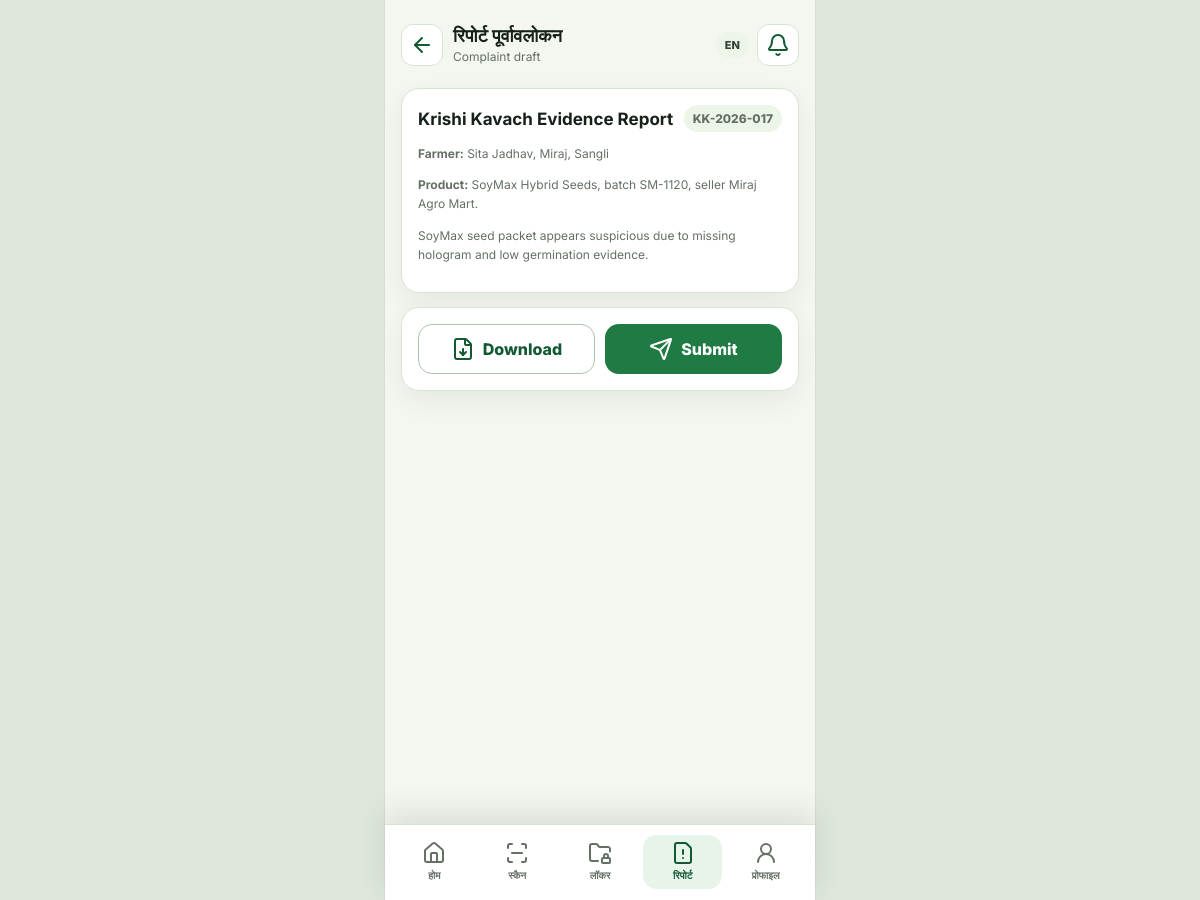
The page /farmer/report-preview.php (signed in) on the database its author committed.
### tables this page shows
CREATE TABLE reports (
  id INT AUTO_INCREMENT PRIMARY KEY,
  user_id INT NOT NULL,
  case_id INT NOT NULL,
  report_no VARCHAR(40) NOT NULL UNIQUE,
  complaint_summary TEXT NOT NULL,
  readiness INT NOT NULL DEFAULT 72,
  status ENUM('Draft','Ready','Submitted') NOT NULL DEFAULT 'Ready',
  created_at TIMESTAMP DEFAULT CURRENT_TIMESTAMP,
  FOREIGN KEY (user_id) REFERENCES users(id) ON DELETE CASCADE,
  FOREIGN KEY (case_id) REFERENCES cases(id) ON DELETE CASCADE
);

CREATE TABLE cases (
  id INT AUTO_INCREMENT PRIMARY KEY,
  user_id INT NOT NULL,
  case_no VARCHAR(40) NOT NULL UNIQUE,
  product_name VARCHAR(160) NOT NULL,
  product_type ENUM('Seeds','Fertilizer','Pesticide') NOT NULL,
  batch_no VARCHAR(80) NOT NULL,
  seller_name VARCHAR(160) NOT NULL,
  risk_level ENUM('Low','Medium','High') NOT NULL DEFAULT 'Medium',
  status ENUM('Draft','Evidence Pending','Ready','Submitted','Closed') NOT NULL DEFAULT 'Ready',
  created_at TIMESTAMP DEFAULT CURRENT_TIMESTAMP,
  FOREIGN KEY (user_id) REFERENCES users(id) ON DELETE CASCADE
);

CREATE TABLE users (
  id INT AUTO_INCREMENT PRIMARY KEY,
  name VARCHAR(120) NOT NULL,
  mobile VARCHAR(20) NOT NULL UNIQUE,
  email VARCHAR(160) NULL UNIQUE,
  password_hash VARCHAR(255) NOT NULL,
  role ENUM('farmer','officer','ngo','admin') NOT NULL DEFAULT 'farmer',
  status ENUM('active','blocked') NOT NULL DEFAULT 'active',
  created_at TIMESTAMP DEFAULT CURRENT_TIMESTAMP
);

CREATE TABLE farmer_profiles (
  id INT AUTO_INCREMENT PRIMARY KEY,
  user_id INT NOT NULL,
  village VARCHAR(120) NOT NULL,
  taluka VARCHAR(120) NOT NULL,
  district VARCHAR(120) NOT NULL,
  state VARCHAR(120) NOT NULL DEFAULT 'Maharashtra',
  land_area VARCHAR(60) NOT NULL,
  primary_crop VARCHAR(80) NOT NULL,
  kyc_status ENUM('pending','verified') NOT NULL DEFAULT 'verified',
  FOREIGN KEY (user_id) REFERENCES users(id) ON DELETE CASCADE
);

### app/db.php (called while the page is built, shortened)
<?php
function db(): PDO
{
    static $pdo = null;
    if ($pdo instanceof PDO) {
        return $pdo;
    }
    $dsn = 'mysql:host=' . DB_HOST . ';dbname=' . DB_NAME . ';charset=utf8mb4';
    $pdo = new PDO($dsn, DB_USER, DB_PASS, [
        PDO::ATTR_ERRMODE => PDO::ERRMODE_EXCEPTION,
        PDO::ATTR_DEFAULT_FETCH_MODE => PDO::FETCH_ASSOC,
    ]);
    return $pdo;
}
function fetch_one(string $sql, array $params = []): ?array
{
    $stmt = db()->prepare($sql);
    $stmt->execute($params);
    $row = $stmt->fetch();
    return $row ?: null;
}

### app/helpers.php (called while the page is built, shortened)
<?php
require_once __DIR__ . '/db.php';
function e(?string $value): string
{
    return htmlspecialchars((string) $value, ENT_QUOTES, 'UTF-8');
}
function url(string $path = ''): string
{
    return APP_BASE . '/' . ltrim($path, '/');
}
function current_user(): ?array
{
    return fetch_one('SELECT * FROM users WHERE id = ?', [(int) $_SESSION['user_id']]);
}
function require_login(): array
{
    $user = current_user();
    return $user;
}

### farmer/report-preview.php (the view, shortened to what this page needs)
<?php
require_once __DIR__ . '/../app/helpers.php';
$user = require_login();
$report = fetch_one('SELECT r.*, c.case_no, c.product_name, c.batch_no, c.seller_name FROM reports r JOIN cases c ON c.id = r.case_id WHERE r.user_id = ? ORDER BY r.id DESC LIMIT 1', [$user['id']]);
$profile = fetch_one('SELECT * FROM farmer_profiles WHERE user_id = ?', [$user['id']]);
require __DIR__ . '/../app/partials/farmer-head.php';
?>
<section class="card">
  <div class="card-head"><h2>Krishi Kavach Evidence Report</h2><span class="badge"><?= e($report['case_no'] ?? '') ?></span></div>
  <p class="muted" style="line-height: 1.6;"><strong>Farmer:</strong> <?= e($user['name']) ?>, <?= e($profile['village'] ?? '') ?>, <?= e($profile['district'] ?? '') ?></p>
  <p class="muted" style="line-height: 1.6;"><strong>Product:</strong> <?= e($report['product_name'] ?? '') ?>, batch <?= e($report['batch_no'] ?? '') ?>, seller <?= e($report['seller_name'] ?? '') ?>.</p>
  <p class="muted" style="line-height: 1.6;"><?= e($report['complaint_summary'] ?? '') ?></p>
</section>
<section class="card"><div class="actions"><button class="btn btn-outline" type="button"><i data-lucide="file-down"></i>Download</button><a class="btn btn-primary" href="<?= url('farmer/submitted-success.php') ?>"><i data-lucide="send"></i>Submit</a></div></section>
<?php require __DIR__ . '/../app/partials/farmer-foot.php'; ?>

### assets/css/mobile.css (style rules this page uses)
:root { --bg: #f4f7f0; --surface: #ffffff; --surface-2: #edf4e8; --ink: #172119; --muted: #647064; --line: #d9e4d4; --green: #1f7a43; --green-2: #135a33; --yellow: #f5b544; --red: #c64232; --blue: #2f70b7; --shadow: 0 14px 34px rgba(31, 57, 38, 0.12); }
* { box-sizing: border-box; }
body { margin: 0; min-height: 100vh; font-family: Inter, system-ui, -apple-system, BlinkMacSystemFont, "Segoe UI", sans-serif; background: #dfe7dc; color: var(--ink); }
button, input, select, textarea { font: inherit; }
a { color: inherit; text-decoration: none; }
.actions { display: grid; grid-template-columns: 1fr 1fr; gap: 10px; }
.btn { min-height: 48px; border: 0; border-radius: 14px; padding: 12px 14px; display: inline-flex; align-items: center; justify-content: center; gap: 8px; font-weight: 800; text-align: center; }
.btn-primary { background: var(--green); color: #fff; }
.btn-outline { border: 1px solid #a9c6ad; background: #fff; color: var(--green-2); }
.card, .metric, .list-row, .field-card { border: 1px solid var(--line); border-radius: 18px; background: var(--surface); box-shadow: 0 10px 26px rgba(31, 57, 38, 0.07); }
.card { padding: 16px; margin-top: 14px; }
.card-head { display: flex; align-items: center; justify-content: space-between; gap: 10px; margin-bottom: 12px; }
.card-head h2, .section-title { margin: 0; font-size: 17px; letter-spacing: 0; }
.card-head span, .muted { color: var(--muted); font-size: 12px; }
.badge { border-radius: 999px; padding: 6px 9px; background: var(--surface-2); color: #344136; font-size: 11px; font-weight: 800; white-space: nowrap; }

### rows shown on the page
reports: case.case_no "KK-2026-017", case.product_name "SoyMax Hybrid Seeds", case.batch_no "SM-1120", case.seller_name "Miraj Agro Mart", complaint_summary "SoyMax seed packet appears suspicious due to missing hologram and low germination evidence."
users: name "Sita Jadhav"
farmer_profiles: village "Miraj", district "Sangli"

### other values the page prints
label_text($pageTitle ?? 'Farmer Panel') "रिपोर्ट पूर्वावलोकन"
$pageSubtitle "Complaint draft"
label_text('Home') "होम"
label_text('Scan') "स्कैन"
label_text('Locker') "लॉकर"
label_text('Report') "रिपोर्ट"
label_text('Profile') "प्रोफाइल"
